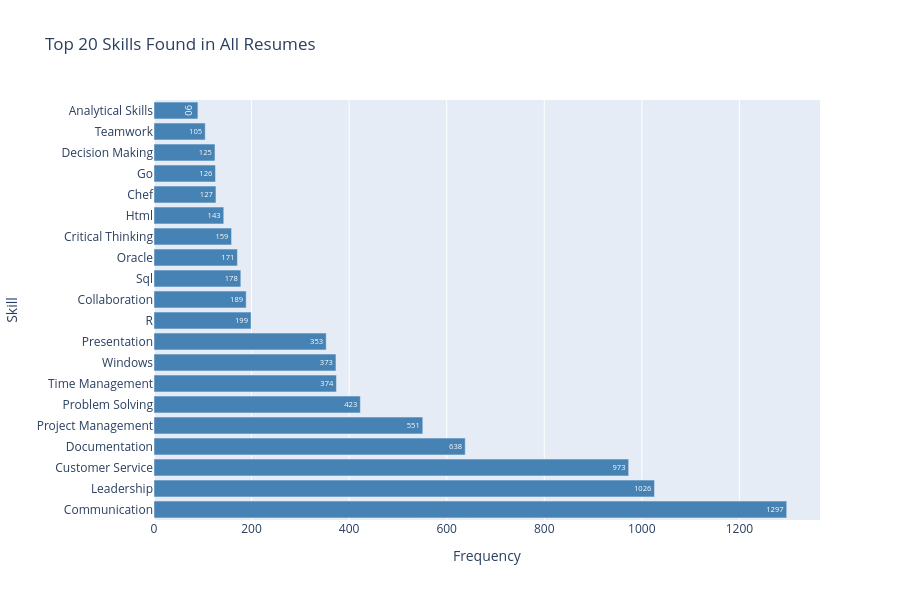

Here is the notebook cell this chart was saved with:
### Markdown cell above
## 6. Visualizations

### Code cell
# Overall top 20 skills across all resumes
top_20_skills = Counter(all_found_skills).most_common(20)

fig1 = go.Figure()

fig1.add_trace(go.Bar(
    y=[skill[0] for skill in top_20_skills],
    x=[skill[1] for skill in top_20_skills],
    orientation='h',
    marker_color='steelblue',
    text=[skill[1] for skill in top_20_skills],
    textposition='auto'
))

fig1.update_layout(
    title="Top 20 Skills Found in All Resumes",
    xaxis_title="Frequency",
    yaxis_title="Skill",
    height=600,
    showlegend=False
)
fig1.show()

### Figure 1 — Plotly figure (JSON) as saved in the notebook; plotly's stock layout.template omitted (floating-point values rounded to 4 significant figures)
{"data": [{"marker": {"color": "steelblue"}, "orientation": "h", "text": ["1297", "1026", "973", "638", "551", "423", "374", "373", "353", "199", "189", "178", "171", "159", "143", "127", "126", "125", "105", "90"], "textposition": "auto", "type": "bar", "x": [1297, 1026, 973, 638, 551, 423, 374, 373, 353, 199, 189, 178, 171, 159, 143, 127, 126, 125, 105, 90], "y": ["Communication", "Leadership", "Customer Service", "Documentation", "Project Management", "Problem Solving", "Time Management", "Windows", "Presentation", "R", "Collaboration", "Sql", "Oracle", "Critical Thinking", "Html", "Chef", "Go", "Decision Making", "Teamwork", "Analytical Skills"]}], "layout": {"height": 600, "showlegend": false, "title": {"text": "Top 20 Skills Found in All Resumes"}, "xaxis": {"title": {"text": "Frequency"}}, "yaxis": {"title": {"text": "Skill"}}}}
